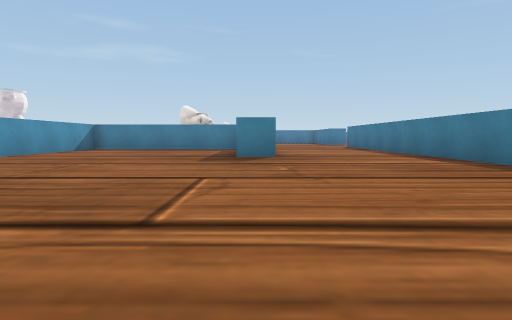
[1] (above)

24 first-person views from a walk through a 3-D level made in the Unity game engine. The camera is 0.51 m above the floor, tilts 4° down and sees 75° across. The floor is counted in squares, 1 m on a side. Each view is taken from the middle of a square. On the plan, view 1 faces up. The plan holds only what a view shows up to about 9 squares ahead; the rest is blank. The place goes on beyond the plan. The player character is not drawn. Some animated figures are not drawn.

[2]
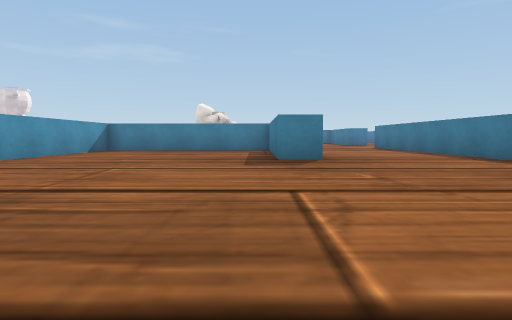

[3]
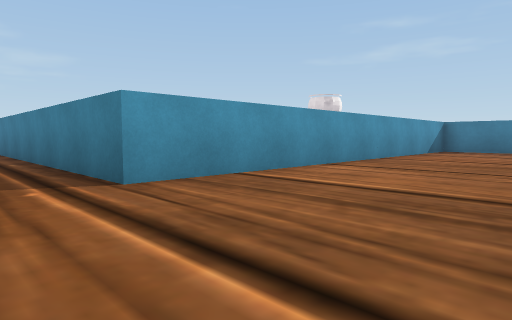

[4]
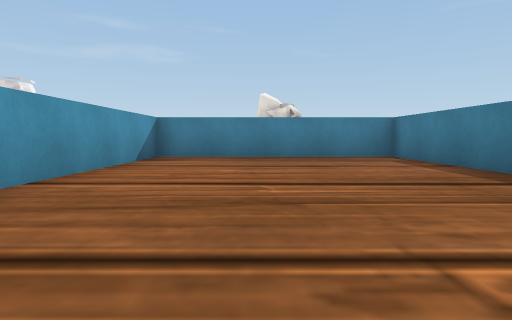

[5]
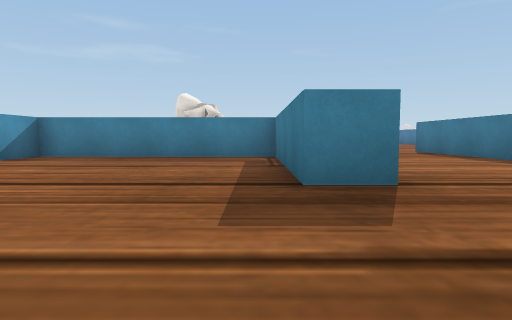

[6]
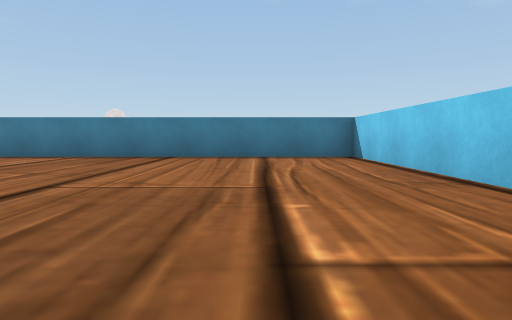

[7]
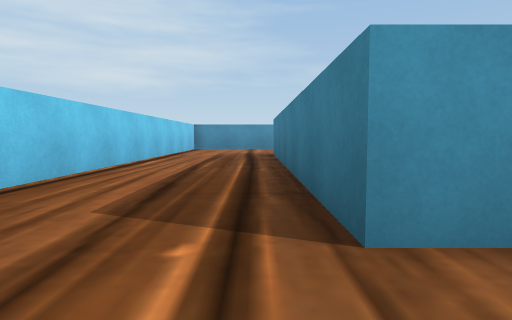

[8]
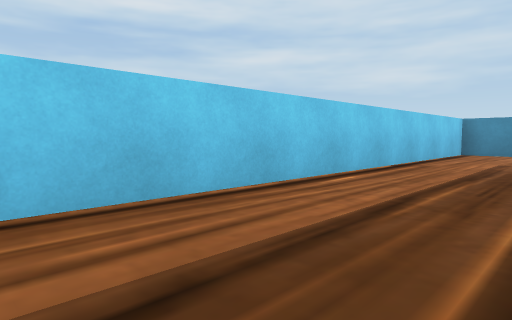

[9]
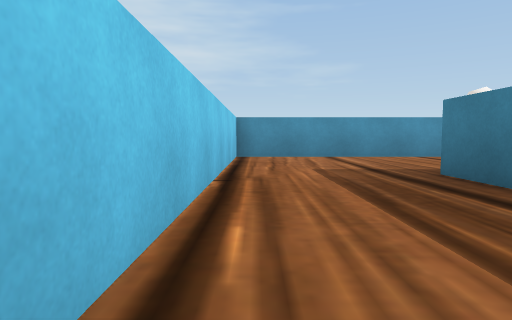

[10]
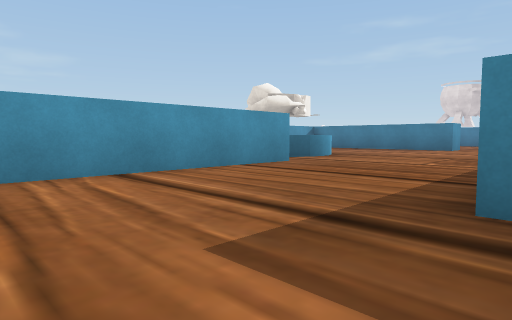

[11]
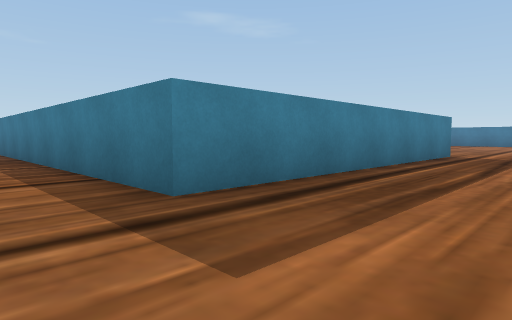

[12]
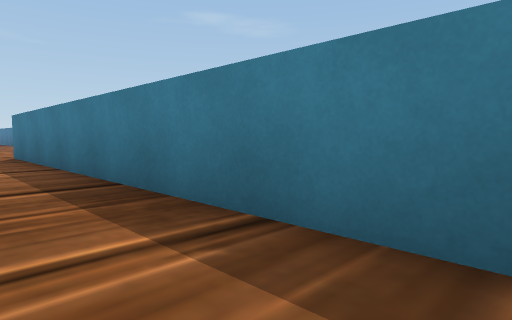

[13]
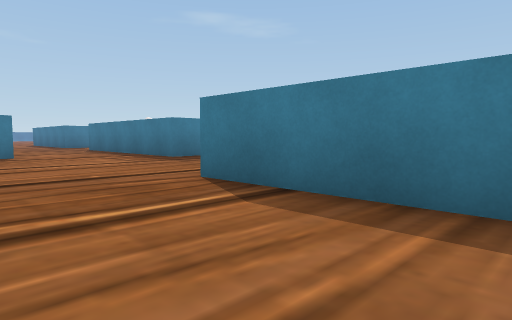

[14]
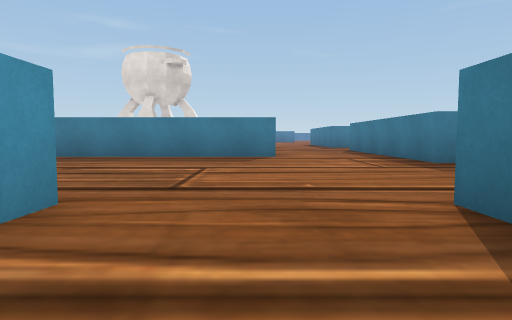

[15]
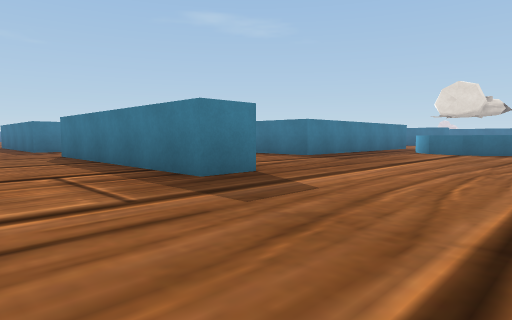

[16]
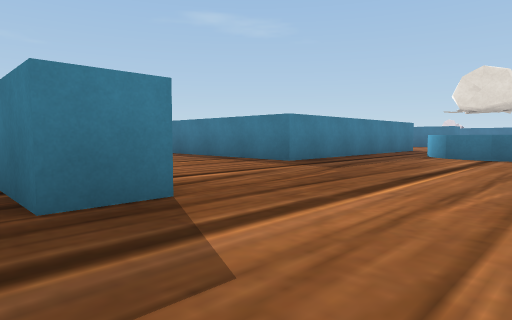

[17]
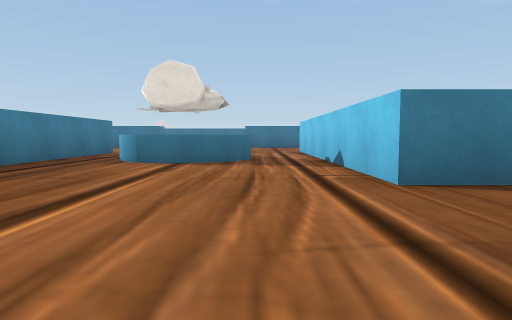

[18]
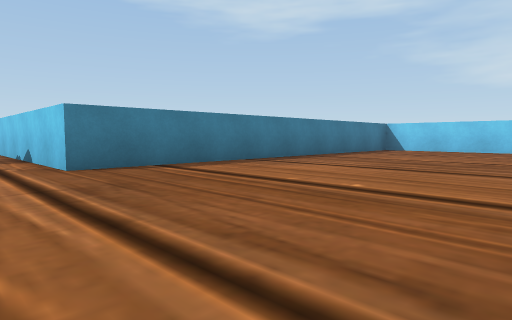

[19]
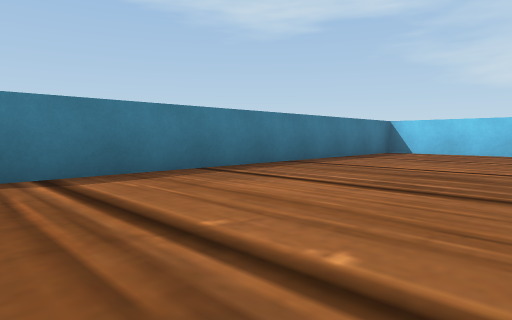

[20]
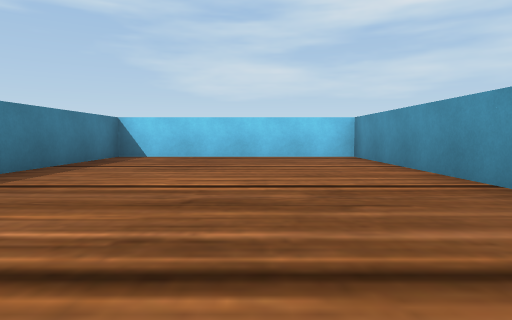

[21]
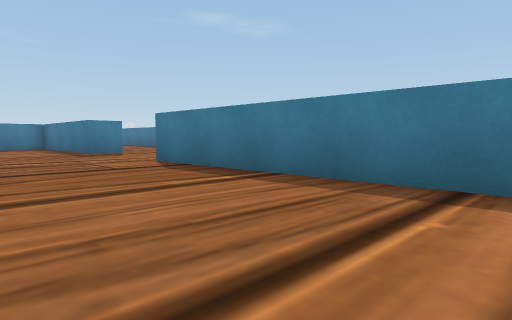

[22]
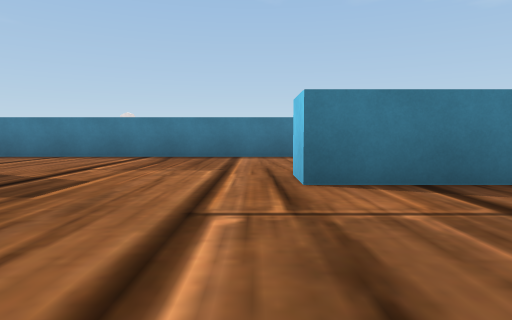

[23]
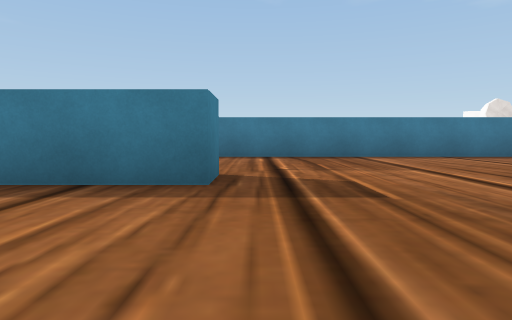

[24]
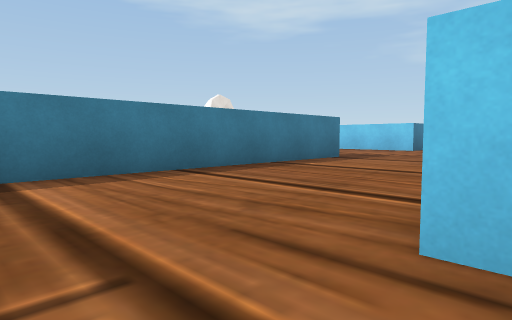

### Floor plan
Points are (right, up) in squares from view 1. A wall is a line through its corners. A room is listed if a view was taken in it or the views show most of it. See-through windows are left out.
Room 1 (views 1, 2, 3, 4, 5, 6, 7, 8, 9, 10, 11, 12, 13, 14, 15, 16, 17, 18, 19, 20, 21, 22, 23, 24)
walls: (0.6, 8.5) (-0.5, 8.5) (-0.5, 13.5) (-6.5, 13.5) (-6.5, 2.5) (-14.5, 2.5) (-14.5, 14.5); (-3.5, 16.1) (-3.9, 16.3) (-4.2, 16.6); (-4.1, 16.4) (-4.6, 17.2) (-4.6, 18.2); (-4.4, 16.7) (-4.7, 17.7); (-4.6, 17.9) (-4.3, 18.6); (-4.4, 18.3) (-4.1, 18.7) (-3.6, 19); (-1.9, 20.5) (-7.5, 20.5) (-7.5, 23.4); (-13.5, 8.9) (-13.5, 3.5) (-7.5, 3.5) (-7.5, 14.5) (-1.8, 14.5); (-11.4, 18.5) (-12.5, 18.5) (-12.5, 23.5); (-0.9, -0.5) (4.5, -0.5) (4.5, 16.5) (5.5, 16.5); (9.5, 10.5) (9.5, 23.5); (5.5, 20.5) (4.5, 20.5) (4.5, 22.8); (-17.5, 14.5) (-17.5, 13.9); (-15.4, 20.5) (-19.5, 20.5); (-19, 7.6) (-19.1, 7) (-19.3, 6.6); (-18.5, 5.5) (-18.5, -0.5) (-8.1, -0.5)

Positions as (right, up) in squares from view 1, and headings:
1: (0, 0), facing up
2: (-1, 1), facing up
3: (-3, 1), facing up-left
4: (-4, 5), facing up
5: (-1, 5), facing up
6: (-4, 2), facing right
7: (-5, 2), facing left
8: (-8, 2), facing down-left
9: (-10, 0), facing left
10: (-14, 0), facing up-left
11: (-16, 0), facing up-right
12: (-16, 5), facing up-right
13: (-17, 11), facing up-right
14: (-16, 12), facing up
15: (-15, 15), facing up-right
16: (-13, 16), facing up-right
17: (-11, 16), facing right
18: (-13, 16), facing down-right
19: (-12, 14), facing down-right
20: (-11, 12), facing down
21: (1, 10), facing up-right
22: (1, 17), facing right
23: (1, 20), facing right
24: (5, 18), facing down-right
